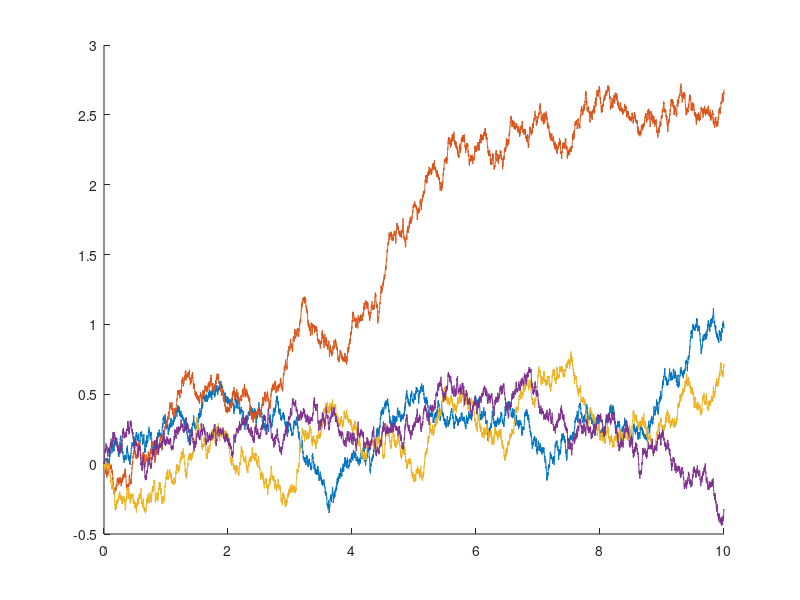

This chart was generated by the following MATLAB code:
hold all;
for(ii=1:4)
T = 10;
dt = .001;
N = T/dt;
r = zeros(T/dt,2);
kapp = .4;
AA = 1;
A=sqrt(dt*AA^2/3);
% A = sqrt((3/amp^2)*dt);

r(:,1) = linspace(0,T,T/dt);
% plot(r(:,1),sqrt(r(:,1)),'k','LineWidth',2);
% plot(r(:,1),-sqrt(r(:,1)),'k','LineWidth',2)
for i = 2:length(r)
r(i,2) = r(i-1,2)+(2*A*rand(1)-A);
end

plot(r(:,1),r(:,2));
end